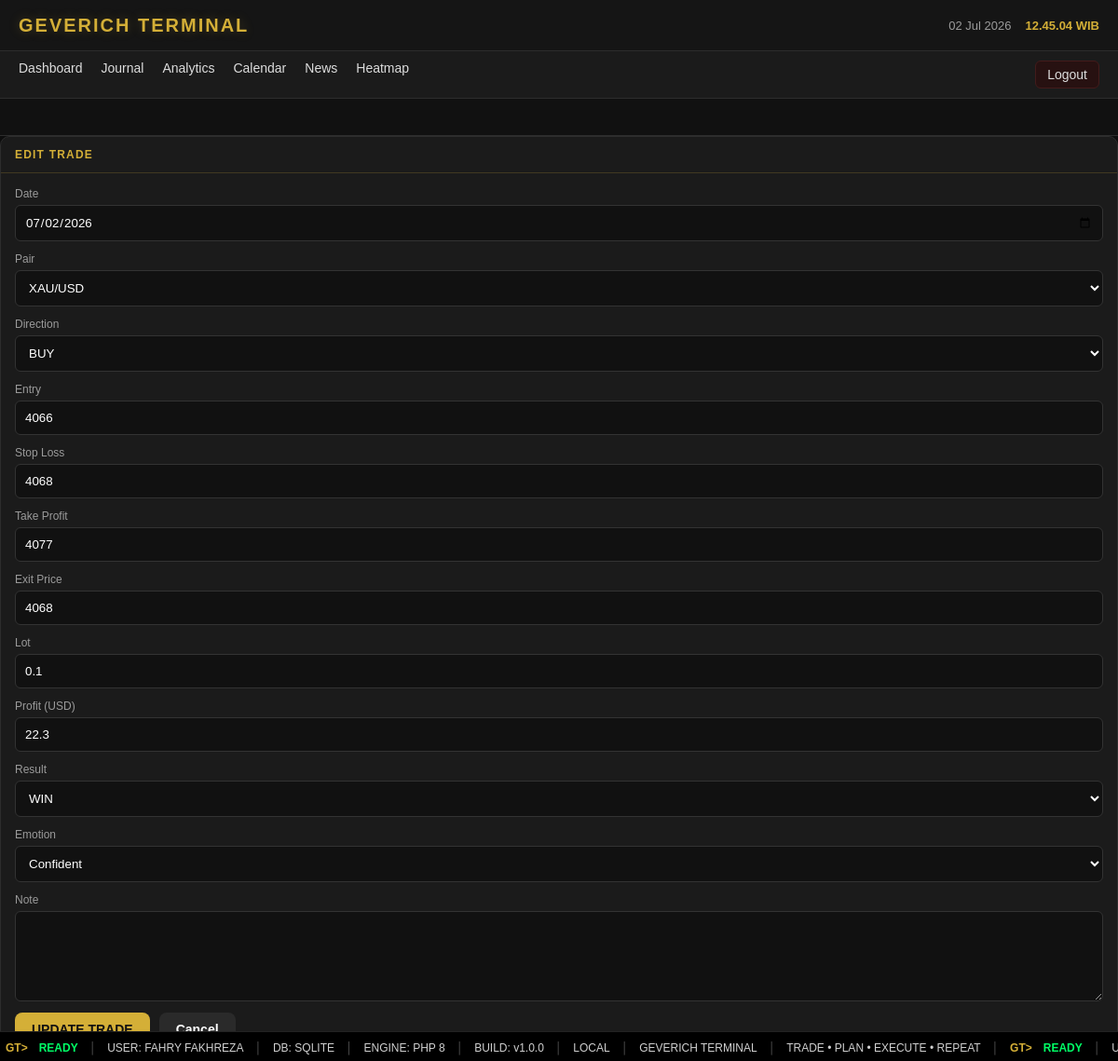
/?page=trade-edit&id=26 (signed in), run on the app's committed database.
### tables this page shows
CREATE TABLE trades (

id INTEGER PRIMARY KEY AUTOINCREMENT,

tanggal TEXT NOT NULL,

pair TEXT NOT NULL,

direction TEXT NOT NULL,

entry_price REAL NOT NULL,

sl REAL,

tp REAL,

exit_price REAL,

lot REAL,

profit_usd REAL DEFAULT 0,

hasil TEXT,

emotion TEXT,

note TEXT,

created_at DATETIME DEFAULT CURRENT_TIMESTAMP

, user_id INTEGER DEFAULT 1);

### pages/trade-edit.php (called while the page is built, shortened)
<?php
$db = getDB();
$id = $_GET['id'] ?? 0;
$stmt = $db->prepare("
SELECT *
FROM trades
WHERE id=?
");
$stmt->execute([$id]);
$trade = $stmt->fetch();
$mode = "edit";
require "components/trade-form.php";
?>

### components/trade-form.php (the view, shortened to what this page needs)
<div class="card">
    <div class="panel-title">
        <?= $mode == "create" ? "NEW TRADE" : "EDIT TRADE" ?>
    </div>
    <div class="panel-content">
        <form
            action="<?= $mode == "create"
                ? "pages/save-trade.php"
                : "pages/update-trade.php" ?>"
            method="POST">
            <div class="form-group">
    <label>Date</label>
    <input
        type="date"
        name="tanggal"
        value="<?= $trade['tanggal'] ?>"
        required>
</div>
<div class="form-group">
<label>Pair</label>
<select name="pair">
<?php
$pairs=[
"XAU/USD",
"XAG/USD",
"EUR/USD",
"GBP/USD",
"USD/JPY"
];
foreach($pairs as $pair):
?>
<option
value="<?= $pair ?>"
<?= $trade['pair']==$pair ? 'selected' : '' ?>>
<?= $pair ?>
</option>
<?php endforeach; ?>
</select>
</div>
<div class="form-group">
<label>Direction</label>
<select name="direction">
<option
value="BUY"
<?= $trade['direction']=="BUY" ? "selected":"" ?>>
BUY
</option>
</select>
</div>
<div class="form-group">
<label>Entry</label>
<input
type="number"
step="0.01"
name="entry_price"
value="<?= $trade['entry_price'] ?>">
</div>
<div class="form-group">
<label>Stop Loss</label>
<input
type="number"
step="0.01"
name="sl"
value="<?= $trade['sl'] ?>">
</div>
<div class="form-group">
<label>Take Profit</label>
<input
type="number"
step="0.01"
name="tp"
value="<?= $trade['tp'] ?>">
</div>
<div class="form-group">
<label>Exit Price</label>
<input
type="number"
step="0.01"
name="exit_price"
value="<?= $trade['exit_price'] ?>">
</div>
<div class="form-group">
<label>Lot</label>
<input
type="number"
step="0.01"
name="lot"
value="<?= $trade['lot'] ?>">
</div>
<div class="form-group">
<label>Profit (USD)</label>
<input
type="number"
step="0.01"
name="profit_usd"
value="<?= $trade['profit_usd'] ?>">
</div>
<div class="form-group">
<label>Result</label>
<select name="hasil">
<?php
$list=["WIN","LOSS","BE"];
foreach($list as $h):
?>
<option
value="<?= $h ?>"
<?= $trade['hasil']==$h ? "selected":"" ?>>
<?= $h ?>
</option>
<?php endforeach; ?>
</select>
</div>
<div class="form-group">
<label>Emotion</label>
<select name="emotion">
<?php
$list=[
"Confident",
"Calm",
"Fear",
"Greedy",
"FOMO"
];
foreach($list as $e):
?>
<option
value="<?= $e ?>"
<?= $trade['emotion']==$e ? "selected":"" ?>>
<?= $e ?>
</option>
<?php endforeach; ?>
</select>
</div>
<div class="form-group">
<label>Note</label>
<textarea
name="note"
rows="5"><?= htmlspecialchars($trade['note']) ?></textarea>
</div>
<div style="display:flex;gap:10px;">
<button class="btn btn-primary">
<?= $mode=="create"
? "SAVE TRADE"
: "UPDATE TRADE" ?>
</button>
<a href="?page=journal" class="btn btn-secondary">
Cancel
</a>
</div>
</form>
</div>
</div>

### assets/css/style.css (style rules this page uses)
html, body { height: 100%; -webkit-font-smoothing: antialiased; -moz-osx-font-smoothing: grayscale; }
body { background: radial-gradient(circle at top, #111 0%, #0d0d0d 60%); color: var(--text); }
:root { --gold:#d4af37; --bg:#0d0d0d; --bg-panel:#151515; --bg-card:#1b1b1b; --border:#2d2d2d; --text:#ffffff; --text-muted:#9b9b9b; --gold-glow: rgba(212, 175, 55, 0.25); }
* { margin:0; padding:0; box-sizing:border-box; font-family:Arial, sans-serif; }
body { background:var(--bg); color:var(--text); padding-bottom:32px; }
.card { background:var(--bg-card); border:1px solid var(--border); border-radius:10px; overflow:hidden; }
.panel-title { padding:12px 15px; border-bottom:1px solid var(--border); color:var(--gold); font-weight:bold; font-size:12px; border-bottom: 1px solid rgba(212, 175, 55, 0.2); letter-spacing: 1.2px; }
.panel-content { padding:15px; }
.form-group { display:flex; flex-direction:column; margin-bottom:12px; }
.form-group label { font-size:12px; color:var(--text-muted); margin-bottom:5px; }
.form-group input { padding:10px; background:#111; border:1px solid #333; color:#fff; border-radius:6px; }
.form-group select, .form-group textarea { width:100%; padding:10px; background:#111; color:#fff; border:1px solid #333; border-radius:6px; box-sizing:border-box; }
textarea { resize:vertical; }
.btn { display:inline-flex; align-items:center; justify-content:center; padding:10px 18px; border:none; border-radius:8px; font-size:14px; font-weight:600; text-decoration:none; cursor:pointer; transition:.25s; }
.btn-primary { background:#d4af37; color:#111; }
.btn-secondary { background:#2a2a2a; color:#fff; }

### data on the page
trades: tanggal "07/02/2026", pair "XAU/USD", direction "BUY", entry_price "4066", sl "4068", tp "4077", exit_price "4068", lot "0.1", profit_usd "22.3", hasil "WIN", emotion "Confident"
